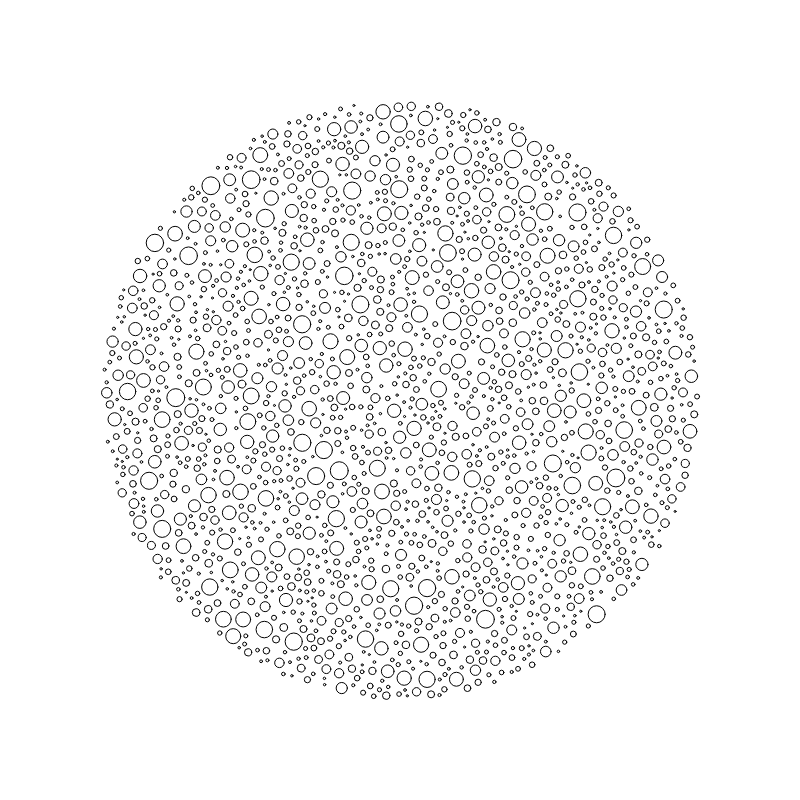
Frame 1 (no input)
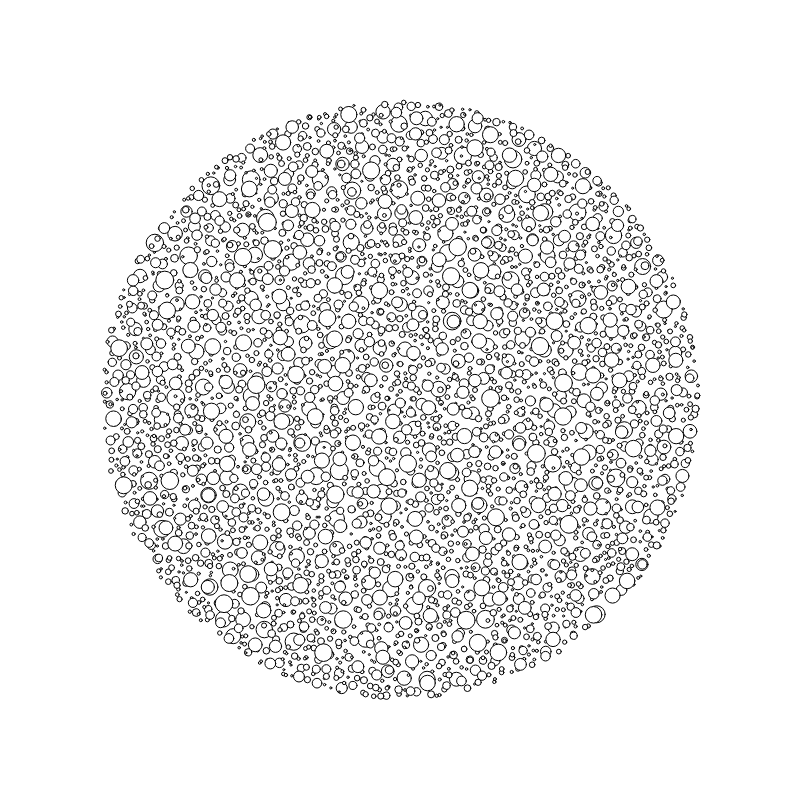
Frame 2 (the mouse pressed at the canvas centre, redrawn once)

The p5.js sketch that drew these frames (run headless with seeded random() and noise() and a simulated clock; the mouse was pressed at the canvas centre and the sketch redrawn once):

// p5.js sketch
// ── sketch.js
const containerRadius = 300;
const maxCircleRadius = 8;
const minCircleRadius = 1;
const circleMargin = 3;
const totalCircles = 2000;
const maxTries = 100;

function setup() {
  createCanvas(800, 800);
  noLoop();
}

function draw() {
  const containerCircle = createCircle(width / 2, height / 2, containerRadius);
  const circles = createCircles(totalCircles, containerCircle);
  stroke(0);
  circles.map((c) => {
    if (c) {
      circle(c.x, c.y, c.radius * 2);
    }
  });
}

function createCircles(n, containerCircle, circles = []) {
  if (n <= 0) return circles;
  let circle = createSafeCircle(containerCircle, circles, maxTries);
  circles = [circle, ...circles];
  return createCircles(n - 1, containerCircle, circles);
}

function createSafeCircle(containerCircle, circles, maxTries) {
  let { x, y, radius } = containerCircle;
  if (maxTries <= 0) return null;
  let circle = createCircle(
    random(x - radius, x + radius),
    random(y - radius, y + radius),
    random(minCircleRadius, maxCircleRadius + 1)
  );
  if (
    anyOverlap(circle, circles) ||
    isOutsideContainer(circle, containerCircle)
  ) {
    return createSafeCircle(containerCircle, circles, maxTries - 1);
  } else {
    return circle;
  }
}

function createCircle(x, y, radius) {
  return { x: x, y: y, radius: radius };
}

function isOutsideContainer(
  { x, y, radius },
  { x: containerX, y: containerY, radius: containerRadius }
) {
  const distance = dist(x, y, containerX, containerY);
  const includingEdge = distance + radius;
  return includingEdge > containerRadius;
}

function anyOverlap(circle, circles) {
  return circles.some((c) => {
    if (!circle || !c) {
      return false;
    } else {
      return overlaps(circle, c);
    }
  });
}

function overlaps({ x, y, radius }, { x: x2, y: y2, radius: radius2 }) {
  const distance = dist(x, y, x2, y2);
  const actualDistance = distance - radius - radius2;
  if (actualDistance < circleMargin) {
    return true;
  } else {
    return false;
  }
}
